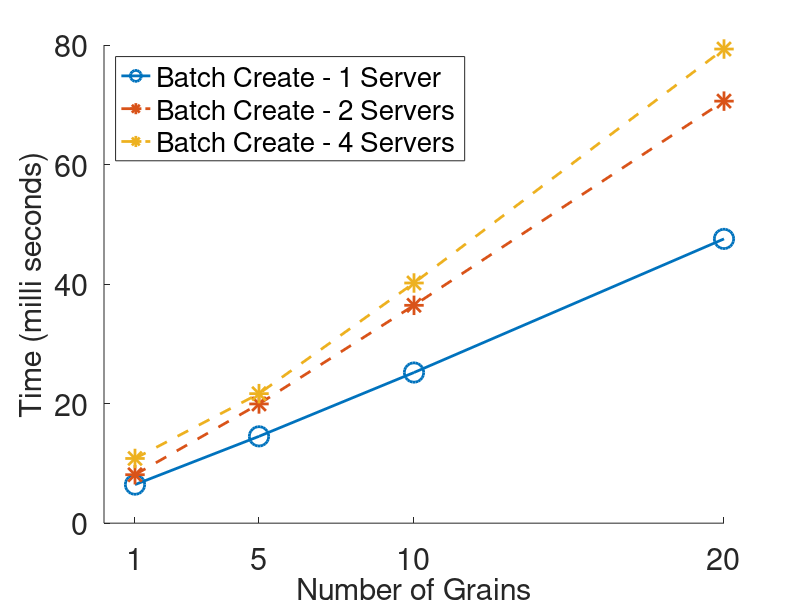
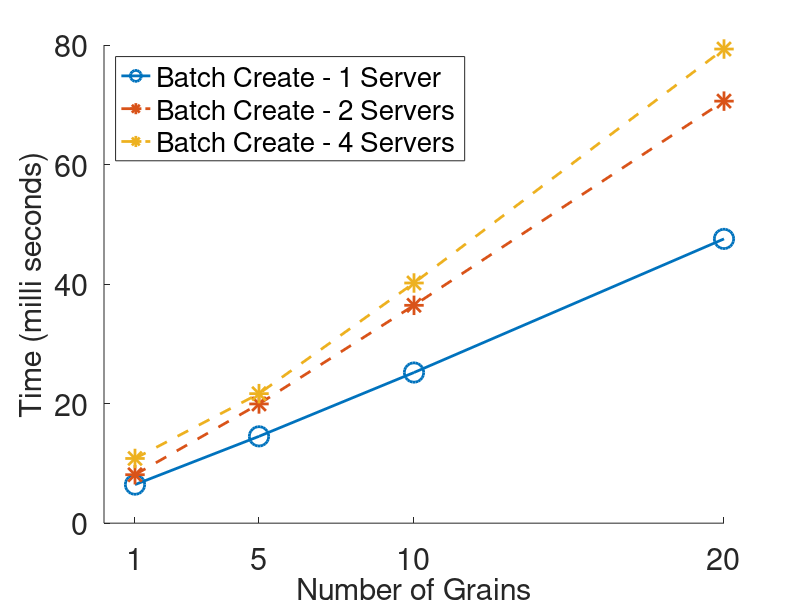

These charts were generated, in order, by the following MATLAB code:
fig1=figure;

ax=axes('FontSize', 22,'Parent',fig1);
xlabel('Number of Grains' ,'FontSize',22);
ylabel('Time (milli seconds)' ,'FontSize',22);
%title('HIT RATIO + Random Lookup + quorums-master-config-2-1-random-opt.txt');
hold on; % for matlab 6
X_labels = [1 5 10 20];
%axis(ax, [0 inf 0 inf])

var_1 = [6.451 14.525 25.204 47.560 ];
plot(X_labels, var_1, '-o', 'MarkerSize', 14 , 'LineWidth',  2);

var_3 = [8.107 19.946 36.447 70.610  ];
plot(X_labels, var_3, '--*', 'MarkerSize', 14 , 'LineWidth',  2);

var_5 = [10.823 21.669 40.182 79.324 ];
plot(X_labels, var_5, '--*', 'MarkerSize', 14 , 'LineWidth',  2);

% var_3 = [0.5244 0.7364 0.8152 0.87 0.9262 0.943 0.9598 0.9696 0.9816];
% plot(X_labels, var_3, ':x', 'MarkerSize', 14 , 'LineWidth',  2);
% var_4 = [0.471 0.6516 0.7484 0.8306 0.8742 0.9188 0.943 0.9582 0.9682];
% plot(X_labels, var_4, '--s', 'MarkerSize', 14 , 'LineWidth',  2, 'MarkerFaceColor', [0 0 0], 'MarkerSize', 14);

leg = legend('Batch Create - 1 Server', 'Batch Create - 2 Servers', 'Batch Create - 4 Servers');
set(leg, 'FontSize', 20, 'Location', 'NorthWest');
set(gca,'XTick', X_labels);
set(gca,'XTickLabel', {'1' '5'  '10' '20'});

print -depsc2 f2_Create_Batch.eps
print -djpeg  f2_Create_Batch.jpeg
